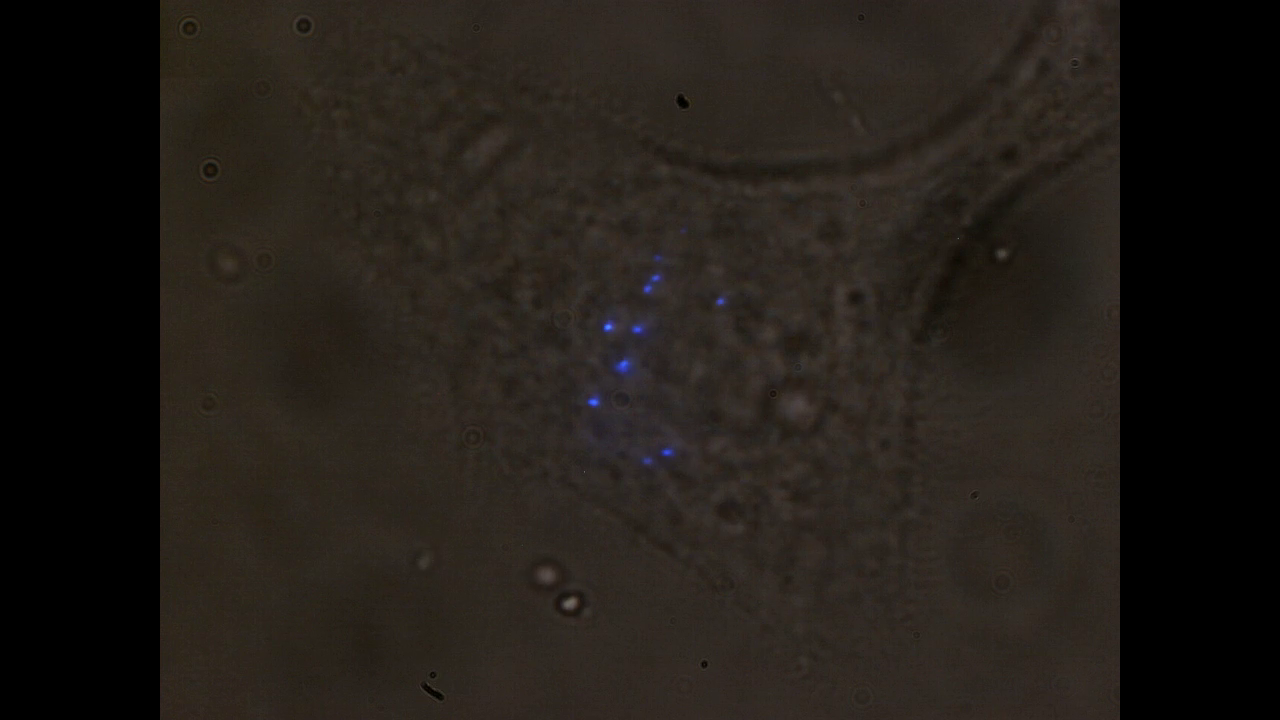
#> input picture thumb/frm_lsa20187x3.mp4416.png, 1280 x 720 px
$ python algs.py   (Python 2 division)
#> lines starting #> are read from the running program, lines starting #| are printed output that depends on the picture
# -*- coding: utf-8 -*-
"""
Created on Mon Apr 16 17:36:21 2018

@author: Administrator
"""

import numpy as np
from numpy.linalg import norm
import matplotlib.pyplot as plt
import  cv2
import sys
from sklearn import linear_model
from sklearn.cluster import KMeans
from mpl_toolkits.mplot3d import Axes3D
import time

sys.path.append('data')

# [30 lines left out: functions sigmoid, mophors, not called in this run]


def kerFunc(sigma,ker):
        #guassain func
        return np.exp(-0.5/(sigma**2) * (ker**2))


getPt = lambda  kp:kp.pt


class imgPreProc:
    ''''''
    def __init__(self,impath='thumb/frm_lsa20187x3.mp4416.png'):
#> called with impath = 'thumb/frm_lsa20187x3.mp4416.png'
        self.impath='thumb/frm_lsa20187x3.mp4416.png'

        '''cv2:BGR   plt RGB'''
        self.img=cv2.imread(self.impath)[:,200:-200,:]
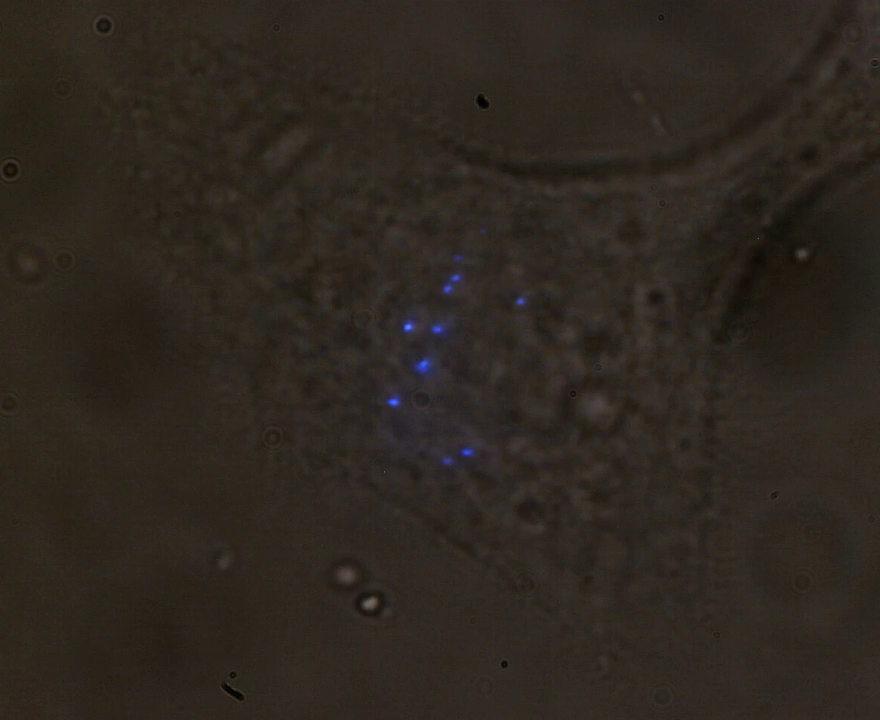
#> self.img: shape (720, 880, 3); mean B, G, R 32.2, 39, 45.6
        print self.img.shape,'imgshape'
#| (720, 880, 3) imgshape

        self.HarrisParameter = [2,15,0.02]
        self.HarrisRespThresh=0.03
        #self.ctl =linear_model.RANSACRegressor(linear_model.LinearRegression())
        self.kmeans= KMeans(n_clusters=2, random_state=0)
        self.imgKmeans = KMeans(n_clusters=2, random_state=0)
        self.grayB=self.img[:,:,-1]
        self.gray=cv2.cvtColor(self.img,cv2.COLOR_BGR2GRAY)

        self.bUseNormlizedImg=True

        '''project img to color vector or norm2'''
        self.strenthenByProj=True
        self.clustedColorVec=[0,0,0]
        self.strenthenMap =[]
        self.strethenMagnitude=2

        #calculated color center
        self.dotCluster=np.array([0,0,0])

        self.bVerifyDots = False

        self.hist()


        self.blobParams = cv2.SimpleBlobDetector_Params()
        self.setBlobPrams()
        self.detector = cv2.SimpleBlobDetector_create(self.blobParams)


    def setBlobPrams(self):
        self.blobParams.minThreshold = 10
        self.blobParams.maxThreshold = 200;

        #Filter by Area.
        self.blobParams.filterByArea = True
        self.blobParams.minArea = 8
        self.blobParams.maxArea = 1000
        self.blobParams.minRepeatability = 5

         #Filter by Circularity
        self.blobParams.filterByCircularity = true
        self.blobParams.minCircularity = 0.1

        # Filter by Convexity
        self.blobParams.filterByConvexity = False
        self.blobParams.minConvexity = 0.87

        # Filter by Inertia
        self.blobParams.filterByInertia = True
        self.blobParams.minInertiaRatio = 0.2

        self.blobParams.minDistBetweenBlobs=3

        self.blobParams.filterByColor=False

    # [10 lines left out: function calcBlob, not called in this run]


    def hist(self):
        histB=cv2.calcHist([self.img],[0],None,[256],[0,256])
#> histB = 256 values, max 67772 at index 32, min 0 at index 184, mean 2475
        histG=cv2.calcHist([self.img],[1],None,[256],[0,256])
#> histG = 256 values, max 76954 at index 38, min 0 at index 104, mean 2475
        histR=cv2.calcHist([self.img],[2],None,[256],[0,256])
#> histR = 256 values, max 80726 at index 47, min 0 at index 112, mean 2475
        self.histRGB = np.array([histB,histG,histR])
        return self.histRGB


# [15 lines of commented-out code are left out]


    # [57 lines left out: functions HarrisMap, getThresh, not called in this run]

    def blobDetect(self):
        return

    # [4 lines left out: function conductAreaByBinaImg, not called in this run]

    def raancDot(self):

        return
    def calcImgMean(self):
        return  self.img.T.mean(2).mean(1)


    # [59 lines left out: functions findDotArea, clusterDotColor, not called in this run]

    def clusterImg(self):

        self.imgKmeans.fit(self.img.reshape(-1,3))
    def predictImgDot(self):
        clusters = self.imgKmeans.predict(self.img.reshape(-1,3)).reshape(self.img.shape[0],self.img.shape[1])
        return clusters

    # [12 lines left out: function predictDot, not called in this run]

    def getGray(self,imgIn):
        self.gray=cv2.cvtColor(imgIn,cv2.COLOR_BGR2GRAY)
        self.grayB=self.img[:,:,-1]

    # [59 lines left out: functions calcStrenthenMap, strenthenImg, weightCenter, subPixelCorner, not called in this run]


class algs:
    def __init__(self):
        self.PreProc=imgPreProc()

        #

    # [15 lines left out: functions getStrenthenImgMap, strenthenImg, not called in this run]

    def UpDateImg(self, imgIn):
        self.PreProc.img = imgIn

    # [50 lines left out: function getDots, not called in this run]


#> (the run stopped early here; a loop or call above may not have finished)
